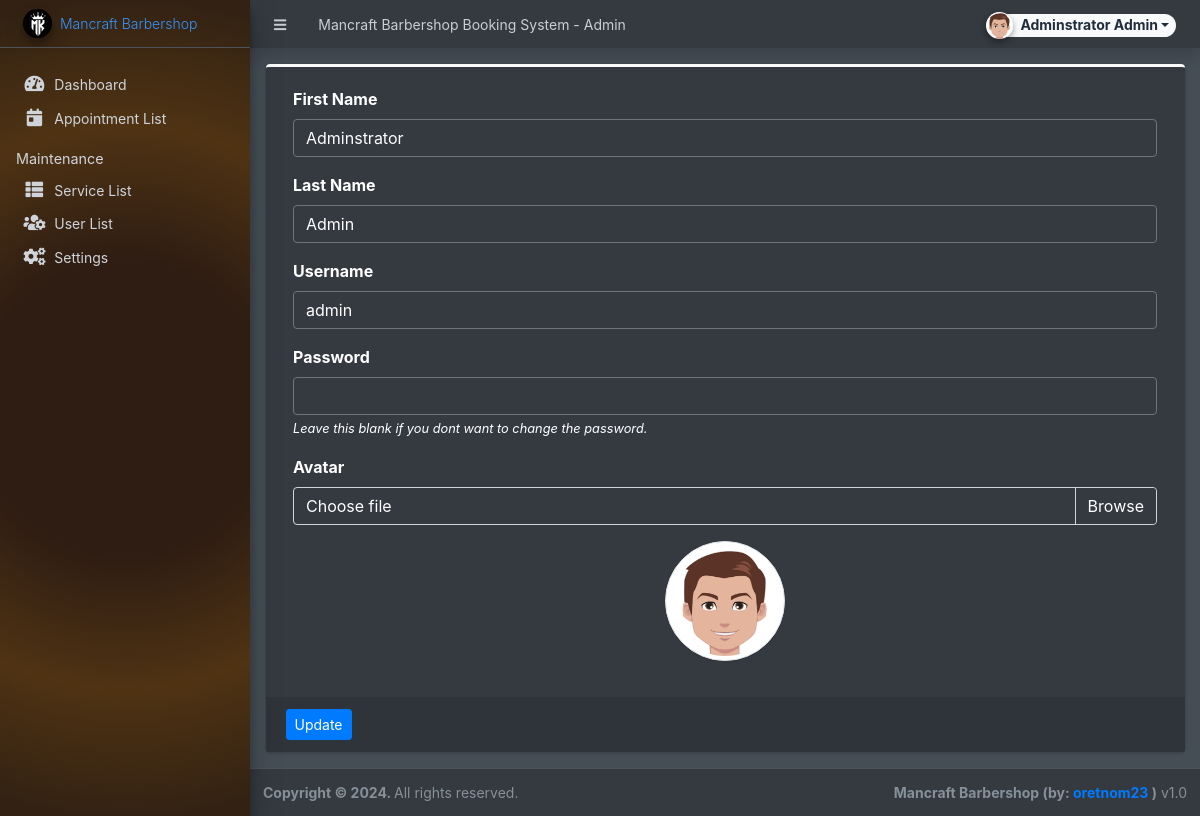
The app's page /admin/?page=user (signed in) with its own data.
### tables this page shows
CREATE TABLE `users` (
  `id` int(50) NOT NULL,
  `firstname` varchar(250) NOT NULL,
  `middlename` text DEFAULT NULL,
  `lastname` varchar(250) NOT NULL,
  `username` text NOT NULL,
  `password` text NOT NULL,
  `avatar` text DEFAULT NULL,
  `last_login` datetime DEFAULT NULL,
  `type` tinyint(1) NOT NULL DEFAULT 0,
  `status` int(1) NOT NULL DEFAULT 1 COMMENT '0=not verified, 1 = verified',
  `date_added` datetime NOT NULL DEFAULT current_timestamp(),
  `date_updated` datetime DEFAULT NULL ON UPDATE current_timestamp()
);

### classes/DBConnection.php (called while the page is built, shortened)
<?php
class DBConnection{
    private $host = DB_SERVER;
    private $username = DB_USERNAME;
    private $password = DB_PASSWORD;
    private $database = DB_NAME;
    public $conn;
    public function __construct(){
        if (!isset($this->conn)) {
            $this->conn = new mysqli($this->host, $this->username, $this->password, $this->database);
        }
    }
}
?>

### classes/SystemSettings.php (called while the page is built, shortened)
<?php
class SystemSettings extends DBConnection{
	function userdata($field = ''){
		if(!empty($field)){
			if(isset($_SESSION['userdata'][$field]))
				return $_SESSION['userdata'][$field];
			else
				return null;
		}else{
			return false;
		}
	}
}
$_settings = new SystemSettings();
?>

### config.php (called while the page is built, shortened)
<?php
require_once('classes/DBConnection.php');
require_once('classes/SystemSettings.php');
function validate_image($file){
	if(!empty($file)){
        $ex = explode('?',$file);
        $file = $ex[0];
        $param =  isset($ex[1]) ? '?'.$ex[1]  : '';
		if(is_file(base_app.$file)){
			return base_url.$file.$param;
		}else{
			return base_url.'dist/img/no-image-available.png';
		}
	}else{
		return base_url.'dist/img/no-image-available.png';
	}
}
?>

### admin/user/index.php (the view, shortened to what this page needs)
<?php
$user = $conn->query("SELECT * FROM users where id ='".$_settings->userdata('id')."'");
foreach($user->fetch_array() as $k =>$v){
	$meta[$k] = $v;
}
?>
<div class="card card-outline card-primary">
	<div class="card-body">
		<div class="container-fluid">
			<form action="" id="manage-user">
				<div class="form-group">
					<label for="name">First Name</label>
					<input type="text" name="firstname" id="firstname" class="form-control" value="<?php echo isset($meta['firstname']) ? $meta['firstname']: '' ?>" required>
				</div>
				<div class="form-group">
					<label for="name">Last Name</label>
					<input type="text" name="lastname" id="lastname" class="form-control" value="<?php echo isset($meta['lastname']) ? $meta['lastname']: '' ?>" required>
				</div>
				<div class="form-group">
					<label for="username">Username</label>
					<input type="text" name="username" id="username" class="form-control" value="<?php echo isset($meta['username']) ? $meta['username']: '' ?>" required  autocomplete="off">
				</div>
				<div class="form-group">
					<label for="password">Password</label>
					<input type="password" name="password" id="password" class="form-control" value="" autocomplete="off">
					<small><i>Leave this blank if you dont want to change the password.</i></small>
				</div>
				<div class="form-group">
					<label for="" class="control-label">Avatar</label>
					<div class="custom-file">
		              <label class="custom-file-label" for="customFile">Choose file</label>
		            </div>
				</div>
				<div class="form-group d-flex justify-content-center">
					<img src="<?php echo validate_image(isset($meta['avatar']) ? $meta['avatar'] :'') ?>" alt="" id="cimg" class="img-fluid img-thumbnail">
				</div>
			</form>
		</div>
	</div>
	<div class="card-footer">
			<div class="col-md-12">
				<div class="row">
					<button class="btn btn-sm btn-primary" form="manage-user">Update</button>
				</div>
			</div>
		</div>
</div>

### admin/user/index.php (style rules this page uses)
img#cimg { height: 15vh; width: 15vh; object-fit: cover; border-radius: 100% 100%; }

### records on screen
users: firstname "Adminstrator", lastname "Admin", username "admin", avatar (picture)

### other values on screen
$_settings->info('name') "Mancraft Barbershop Booking System"
$_settings->userdata('firstname').' '.$_settings->userdata('lastname') "Adminstrator Admin"
$_settings->info('short_name') "Mancraft Barbershop"
